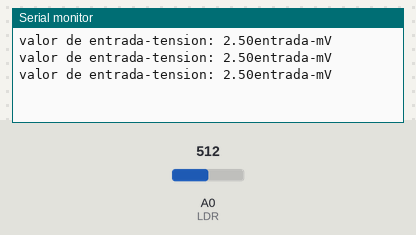
Bench run of a sketch on a simulated Arduino Uno, built with avr-gcc and run on an emulated ATmega328P. Parts: the last lines printed to the serial monitor. The inputs (shaded band) are chosen by the test bench; at power-on: A0 (LDR) = 512.

Above: at 1.3 s.
1.4 s: A0 (LDR) set to 716
At 1.9 s:
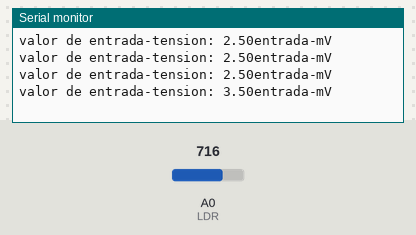
2.9 s: A0 (LDR) set to 900
At 3.4 s:
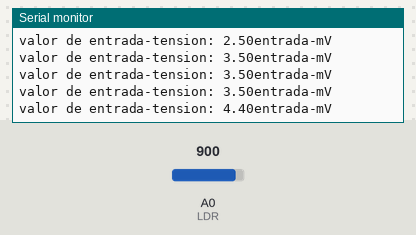
Timing chart, 0 to 5.9 s (numbered marks = the images above; inputs shaded):
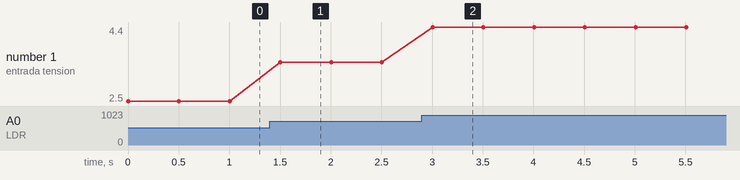

The sketch:

23._Fotorresistencia.ino
```cpp
// C++ code
//
/*
	Este script es para medir voltajes en una entrada analogica y pasar por monitor serie el valor en mV.
    Este script activa un motor que despliega un toldo cuando aumenta la luz solar.
no es un caso real, porque no se recoge el toldo.
	El sensor tampoco es el mas indicado o preciso para esta funcion.
    Al superarse un determinado umbral luminoso, se activa el relé que alimenta el motor,
    El motor esta activo durante todo el recorrido del toldo, que se estima que se despliega en 7 segundos.

    Autor: DAVID ANDRES OTERO ELIA.
    Data: febrero del 2023
*/


#define LDR A0		// Pin alanalogico para la fotorresistencia.
#define relé 12

float tension = -999;

void setup() {
	pinMode(LDR, INPUT); 				//no es necesario declarar las entradas analogicas.
    Serial.begin(9600);

}


void loop() {
    tension = analogRead(LDR);
  // tension = 5. * tension / (1023 - 0);
  	tension = map(tension, 0, 1023, 0, 5);

  	Serial.print("valor de entrada-tension: ");
    Serial.print(tension);
    Serial.println("entrada-mV");
    delay(500);


}


float map(float x, float in_min, float in_max, float out_min, float out_max){
  return (x - in_min) * (out_max - out_min) / (in_max - in_min) + out_min;

}
```

Measured:
- after the input at 1.4 s, the serial monitor: prints a new line after 0.10 s (image 1)
- after the input at 2.9 s, the serial monitor: prints a new line after 0.11 s (image 2)
- plotted number 1: 2.5 → 3.5 after the input at 1.4 s, 3.5 → 4.4 after the input at 2.9 s
